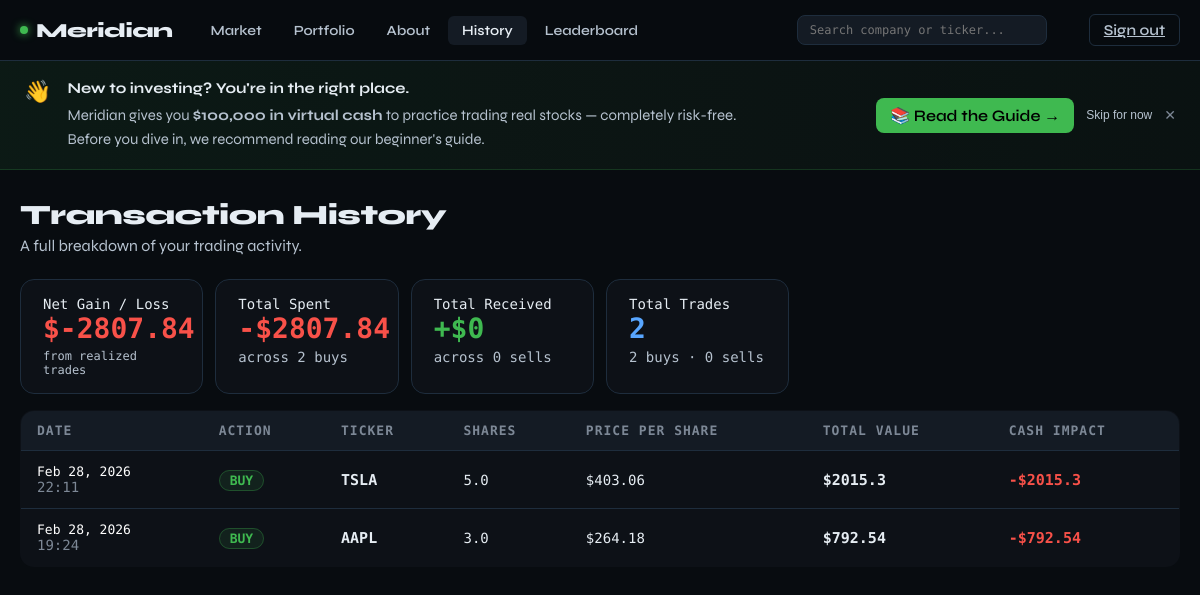
/stocks/history/ (signed in), run on the app's committed database.
### stocks/models.py (models this page shows, shortened)
class Transaction(models.Model):
    BUY = 'BUY'
    SELL = 'SELL'
    ACTION_CHOICES = [(BUY, 'Buy'), (SELL, 'Sell')]
    user = models.ForeignKey(User, on_delete=models.CASCADE)
    ticker = models.CharField(max_length=10)
    action = models.CharField(max_length=4, choices=ACTION_CHOICES)
    shares = models.FloatField()
    price = models.FloatField()
    total = models.FloatField()
    created_at = models.DateTimeField(auto_now_add=True)

### stocks/views.py (the view, shortened to what this page needs)
# urls.py: path('history/', views.transactions_view, name='transactions'),
@login_required
def transactions_view(request):
    txns = Transaction.objects.filter(user=request.user).order_by('-created_at')[:50]
    profile = Profile.objects.get(user=request.user)
    total_spent = sum(t.total for t in txns if t.action == 'BUY')
    total_received = sum(t.total for t in txns if t.action == 'SELL')
    net = round(total_received - total_spent, 2)
    total_trades = txns.count()
    buy_count = sum(1 for t in txns if t.action == 'BUY')
    sell_count = sum(1 for t in txns if t.action == 'SELL')
    sell_txns = [t for t in txns if t.action == 'SELL']
    best_trade = None
    worst_trade = None
    context = {
        'transactions': txns,
        'total_spent': round(total_spent, 2),
        'total_received': round(total_received, 2),
        'net': net,
        'total_trades': total_trades,
        'buy_count': buy_count,
        'sell_count': sell_count,
        'best_trade': best_trade,
        'worst_trade': worst_trade,
    }
    return render(request, 'stocks/transactions.html', context)

### stocks/templates/stocks/transactions.html (shortened to what this page needs)
{% extends "stocks/base.html" %}
{% block nav_history %}active{% endblock %}
{% block content %}
<div class="animate-in">
  <h1 style="font-weight:800;font-size:28px;letter-spacing:-0.5px;margin-bottom:4px">Transaction History</h1>
  <p style="color:var(--text2);font-size:16px;margin-bottom:24px">A full breakdown of your trading activity.</p>
  {% if transactions %}
  <div style="display:grid;grid-template-columns:repeat(auto-fill,minmax(160px,1fr));gap:12px;margin-bottom:16px">
    <div class="sum-card">
      <div class="sum-label">Net Gain / Loss</div>
      <div class="sum-val {% if net >= 0 %}positive{% else %}negative{% endif %}">
        {% if net >= 0 %}+{% endif %}${{ net }}
      </div>
      <div style="font-size:12px;color:var(--text2);margin-top:4px;font-family:var(--font-mono)">
        from realized trades
      </div>
    </div>
    <div class="sum-card">
      <div class="sum-label">Total Spent</div>
      <div class="sum-val negative">-${{ total_spent }}</div>
      <div style="font-size:14px;color:var(--text2);margin-top:4px;font-family:var(--font-mono)">across {{ buy_count }} buy{{ buy_count|pluralize }}</div>
    </div>
    <div class="sum-card">
      <div class="sum-label">Total Received</div>
      <div class="sum-val positive">+${{ total_received }}</div>
      <div style="font-size:14px;color:var(--text2);margin-top:4px;font-family:var(--font-mono)">across {{ sell_count }} sell{{ sell_count|pluralize }}</div>
    </div>
    <div class="sum-card">
      <div class="sum-label">Total Trades</div>
      <div class="sum-val" style="color:var(--accent)">{{ total_trades }}</div>
      <div style="font-size:14px;color:var(--text2);margin-top:4px;font-family:var(--font-mono)">{{ buy_count }} buys · {{ sell_count }} sells</div>
    </div>
  </div>
  <div style="overflow-x:auto">
    <table style="width:100%;border-collapse:collapse;background:var(--bg2);border:1px solid var(--border);border-radius:14px;overflow:hidden">
      <thead>
        <tr>
          <th>Date</th>
          <th>Action</th>
          <th>Ticker</th>
          <th>Shares</th>
          <th>Price Per Share</th>
          <th>Total Value</th>
          <th>Cash Impact</th>
        </tr>
      </thead>
      <tbody>
        {% for t in transactions %}
        <tr onclick="window.location='/stocks/stock/{{ t.ticker }}/'" style="cursor:pointer">
          <td class="td-base td-muted">
            <div>{{ t.created_at|date:"M d, Y" }}</div>
            <div style="font-size:14px;color:var(--text3)">{{ t.created_at|date:"H:i" }}</div>
          </td>
          <td class="td-base">
            <span class="badge {% if t.action == 'BUY' %}badge-buy{% else %}badge-sell{% endif %}">
              {{ t.action }}
            </span>
          </td>
          <td class="td-base td-bold">{{ t.ticker }}</td>
          <td class="td-base">{{ t.shares }}</td>
          <td class="td-base">${{ t.price }}</td>
          <td class="td-base td-bold">${{ t.total }}</td>
          <td class="td-base td-bold {% if t.action == 'BUY' %}negative{% else %}positive{% endif %}">
            {% if t.action == 'BUY' %}-{% else %}+{% endif %}${{ t.total }}
          </td>
        </tr>
        {% endfor %}
      </tbody>
    </table>
  </div>
  {% endif %}
</div>
{% endblock %}

### stocks/static/base.css (style rules this page uses)
*, *::before, *::after { box-sizing: border-box; margin: 0; padding: 0; }
:root { --bg: #080c10; --bg2: #0d1117; --bg3: #141b24; --bg4: #1c2633; --border: #1e2d3d; --border2: #243447; --text: #e6edf3; --text2: #b6c2cf; --text3: #7d8896; --green: #3fb950; --green2: #238636; --green-glow: rgba(63, 185, 80, 0.15); --red: #f85149; --red2: #da3633; --red-glow: rgba(248, 81, 73, 0.15); --accent: #58a6ff; --accent2: #1f6feb; --font-mono: 'Space Mono', monospace; --font-display: 'Syne', sans-serif; }
html, body { height: 100%; background: var(--bg); color: var(--text); font-family: var(--font-display); -webkit-font-smoothing: antialiased; font-size: 16px; }
.animate-in { animation: fadeIn 0.4s ease forwards }

### stocks/templates/stocks/transactions.html (style rules this page uses)
.badge { padding:2px 10px; border-radius:20px; font-size:11px; font-weight:700; font-family:var(--font-mono); }
.badge-buy { background:rgba(63,185,80,0.1); color:var(--green); border:1px solid rgba(63,185,80,0.3); }
.td-base { padding: 13px 16px; font-family: var(--font-mono); font-size: 14px; border-bottom: 1px solid var(--border); color: var(--text); }
.td-bold { font-weight: 700; font-size: 15px; }
.td-muted { font-size: 13px; color: #ffffff; }
th { padding: 14px 16px; font-family: var(--font-mono); font-size: 13px; text-transform: uppercase; letter-spacing: 1px; color: #ffffff; text-align: left; background: var(--bg3); border-bottom: 1px solid var(--border); }
.positive { color:var(--green); }
.negative { color:var(--red); }
th { padding:12px 16px; font-family:var(--font-mono); font-size:13px; text-transform:uppercase; letter-spacing:1px; color:var(--text3); text-align:left; background:var(--bg3); border-bottom:1px solid var(--border); }
.sum-card { background:var(--bg2); border:1px solid var(--border); border-radius:14px; padding:18px 20px; }
.sum-label { font-family: var(--font-mono); font-size: 14px; color: var(--text); }
.sum-val { font-family: var(--font-mono); font-weight: 700; font-size: 28px; }
.badge { font-size: 13px; }
.sum-card { padding: 16px 22px; }

### data on the page
Transaction: created_at "Feb 28, 2026", created_at "22:11", action "BUY", ticker "TSLA", shares "5.0", price "403.06", total "2015.3"
Transaction: created_at "Feb 28, 2026", created_at "19:24", action "BUY", ticker "AAPL", shares "3.0", price "264.18", total "792.54"

### other printed values
{{ net }} "-2807.84"
{{ total_spent }} "2807.84"
{{ buy_count }} "2"
{{ total_received }} "0"
{{ sell_count }} "0"
{{ total_trades }} "2"
